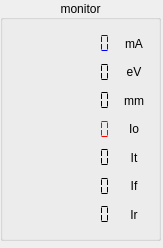
<?xml version="1.0" encoding="UTF-8"?>
<ui version="4.0">
 <class>monitorWidget</class>
 <widget class="QWidget" name="monitorWidget">
  <property name="geometry">
   <rect>
    <x>0</x>
    <y>0</y>
    <width>163</width>
    <height>248</height>
   </rect>
  </property>
  <property name="font">
   <font>
    <weight>50</weight>
    <bold>false</bold>
   </font>
  </property>
  <property name="windowTitle">
   <string>Form</string>
  </property>
  <widget class="QGroupBox" name="groupBox">
   <property name="geometry">
    <rect>
     <x>0</x>
     <y>0</y>
     <width>161</width>
     <height>241</height>
    </rect>
   </property>
   <property name="sizePolicy">
    <sizepolicy hsizetype="Fixed" vsizetype="MinimumExpanding">
     <horstretch>0</horstretch>
     <verstretch>0</verstretch>
    </sizepolicy>
   </property>
   <property name="title">
    <string>monitor</string>
   </property>
   <property name="alignment">
    <set>Qt::AlignCenter</set>
   </property>
   <property name="flat">
    <bool>false</bool>
   </property>
   <property name="checkable">
    <bool>false</bool>
   </property>
   <layout class="QHBoxLayout" name="horizontalLayout">
    <item>
     <layout class="QVBoxLayout" name="verticalLayout">
      <property name="spacing">
       <number>0</number>
      </property>
      <item>
       <layout class="QHBoxLayout" name="horizontalLayout_3">
        <property name="spacing">
         <number>1</number>
        </property>
        <item>
         <widget class="QLCDNumber" name="beamCurrent">
          <property name="enabled">
           <bool>true</bool>
          </property>
          <property name="sizePolicy">
           <sizepolicy hsizetype="Fixed" vsizetype="MinimumExpanding">
            <horstretch>0</horstretch>
            <verstretch>0</verstretch>
           </sizepolicy>
          </property>
          <property name="styleSheet">
           <string notr="true">color: rgb(0, 0, 255);</string>
          </property>
          <property name="frameShape">
           <enum>QFrame::NoFrame</enum>
          </property>
          <property name="smallDecimalPoint">
           <bool>false</bool>
          </property>
          <property name="digitCount">
           <number>10</number>
          </property>
          <property name="segmentStyle">
           <enum>QLCDNumber::Flat</enum>
          </property>
         </widget>
        </item>
        <item>
         <widget class="QLabel" name="label_6">
          <property name="sizePolicy">
           <sizepolicy hsizetype="Fixed" vsizetype="MinimumExpanding">
            <horstretch>0</horstretch>
            <verstretch>0</verstretch>
           </sizepolicy>
          </property>
          <property name="minimumSize">
           <size>
            <width>30</width>
            <height>0</height>
           </size>
          </property>
          <property name="font">
           <font>
            <weight>50</weight>
            <bold>false</bold>
           </font>
          </property>
          <property name="text">
           <string>mA</string>
          </property>
          <property name="alignment">
           <set>Qt::AlignCenter</set>
          </property>
         </widget>
        </item>
       </layout>
      </item>
      <item>
       <layout class="QHBoxLayout" name="horizontalLayout_4">
        <property name="spacing">
         <number>1</number>
        </property>
        <item>
         <widget class="QLCDNumber" name="M1Pos">
          <property name="sizePolicy">
           <sizepolicy hsizetype="Fixed" vsizetype="MinimumExpanding">
            <horstretch>0</horstretch>
            <verstretch>0</verstretch>
           </sizepolicy>
          </property>
          <property name="frameShape">
           <enum>QFrame::NoFrame</enum>
          </property>
          <property name="smallDecimalPoint">
           <bool>false</bool>
          </property>
          <property name="digitCount">
           <number>10</number>
          </property>
          <property name="segmentStyle">
           <enum>QLCDNumber::Flat</enum>
          </property>
         </widget>
        </item>
        <item>
         <widget class="QLabel" name="label_13">
          <property name="enabled">
           <bool>true</bool>
          </property>
          <property name="sizePolicy">
           <sizepolicy hsizetype="Fixed" vsizetype="MinimumExpanding">
            <horstretch>0</horstretch>
            <verstretch>0</verstretch>
           </sizepolicy>
          </property>
          <property name="minimumSize">
           <size>
            <width>30</width>
            <height>0</height>
           </size>
          </property>
          <property name="font">
           <font>
            <weight>50</weight>
            <bold>false</bold>
           </font>
          </property>
          <property name="text">
           <string>eV</string>
          </property>
          <property name="alignment">
           <set>Qt::AlignCenter</set>
          </property>
         </widget>
        </item>
       </layout>
      </item>
      <item>
       <layout class="QHBoxLayout" name="horizontalLayout_5">
        <property name="spacing">
         <number>1</number>
        </property>
        <item>
         <widget class="QLCDNumber" name="M2Pos">
          <property name="sizePolicy">
           <sizepolicy hsizetype="Fixed" vsizetype="MinimumExpanding">
            <horstretch>0</horstretch>
            <verstretch>0</verstretch>
           </sizepolicy>
          </property>
          <property name="frameShape">
           <enum>QFrame::NoFrame</enum>
          </property>
          <property name="smallDecimalPoint">
           <bool>false</bool>
          </property>
          <property name="digitCount">
           <number>10</number>
          </property>
          <property name="segmentStyle">
           <enum>QLCDNumber::Flat</enum>
          </property>
         </widget>
        </item>
        <item>
         <widget class="QLabel" name="label_12">
          <property name="sizePolicy">
           <sizepolicy hsizetype="Fixed" vsizetype="MinimumExpanding">
            <horstretch>0</horstretch>
            <verstretch>0</verstretch>
           </sizepolicy>
          </property>
          <property name="minimumSize">
           <size>
            <width>30</width>
            <height>0</height>
           </size>
          </property>
          <property name="font">
           <font>
            <weight>50</weight>
            <bold>false</bold>
           </font>
          </property>
          <property name="text">
           <string>mm</string>
          </property>
          <property name="alignment">
           <set>Qt::AlignCenter</set>
          </property>
         </widget>
        </item>
       </layout>
      </item>
      <item>
       <layout class="QHBoxLayout" name="horizontalLayout_6">
        <property name="spacing">
         <number>1</number>
        </property>
        <item>
         <widget class="QLCDNumber" name="IoCnt">
          <property name="sizePolicy">
           <sizepolicy hsizetype="Fixed" vsizetype="MinimumExpanding">
            <horstretch>0</horstretch>
            <verstretch>0</verstretch>
           </sizepolicy>
          </property>
          <property name="styleSheet">
           <string notr="true">color: rgb(255, 0, 0);</string>
          </property>
          <property name="frameShape">
           <enum>QFrame::NoFrame</enum>
          </property>
          <property name="smallDecimalPoint">
           <bool>false</bool>
          </property>
          <property name="digitCount">
           <number>10</number>
          </property>
          <property name="segmentStyle">
           <enum>QLCDNumber::Flat</enum>
          </property>
         </widget>
        </item>
        <item>
         <widget class="QLabel" name="label_7">
          <property name="sizePolicy">
           <sizepolicy hsizetype="Fixed" vsizetype="MinimumExpanding">
            <horstretch>0</horstretch>
            <verstretch>0</verstretch>
           </sizepolicy>
          </property>
          <property name="minimumSize">
           <size>
            <width>30</width>
            <height>0</height>
           </size>
          </property>
          <property name="font">
           <font>
            <weight>50</weight>
            <bold>false</bold>
           </font>
          </property>
          <property name="text">
           <string>Io</string>
          </property>
          <property name="alignment">
           <set>Qt::AlignCenter</set>
          </property>
         </widget>
        </item>
       </layout>
      </item>
      <item>
       <layout class="QHBoxLayout" name="horizontalLayout_7">
        <property name="spacing">
         <number>1</number>
        </property>
        <item>
         <widget class="QLCDNumber" name="ItCnt">
          <property name="sizePolicy">
           <sizepolicy hsizetype="Fixed" vsizetype="MinimumExpanding">
            <horstretch>0</horstretch>
            <verstretch>0</verstretch>
           </sizepolicy>
          </property>
          <property name="frameShape">
           <enum>QFrame::NoFrame</enum>
          </property>
          <property name="smallDecimalPoint">
           <bool>false</bool>
          </property>
          <property name="digitCount">
           <number>10</number>
          </property>
          <property name="segmentStyle">
           <enum>QLCDNumber::Flat</enum>
          </property>
         </widget>
        </item>
        <item>
         <widget class="QLabel" name="label_8">
          <property name="sizePolicy">
           <sizepolicy hsizetype="Fixed" vsizetype="MinimumExpanding">
            <horstretch>0</horstretch>
            <verstretch>0</verstretch>
           </sizepolicy>
          </property>
          <property name="minimumSize">
           <size>
            <width>30</width>
            <height>0</height>
           </size>
          </property>
          <property name="font">
           <font>
            <weight>50</weight>
            <bold>false</bold>
           </font>
          </property>
          <property name="text">
           <string>It</string>
          </property>
          <property name="alignment">
           <set>Qt::AlignCenter</set>
          </property>
         </widget>
        </item>
       </layout>
      </item>
      <item>
       <layout class="QHBoxLayout" name="horizontalLayout_8">
        <property name="spacing">
         <number>1</number>
        </property>
        <item>
         <widget class="QLCDNumber" name="IfCnt">
          <property name="sizePolicy">
           <sizepolicy hsizetype="Fixed" vsizetype="MinimumExpanding">
            <horstretch>0</horstretch>
            <verstretch>0</verstretch>
           </sizepolicy>
          </property>
          <property name="frameShape">
           <enum>QFrame::NoFrame</enum>
          </property>
          <property name="smallDecimalPoint">
           <bool>false</bool>
          </property>
          <property name="digitCount">
           <number>10</number>
          </property>
          <property name="segmentStyle">
           <enum>QLCDNumber::Flat</enum>
          </property>
         </widget>
        </item>
        <item>
         <widget class="QLabel" name="label_9">
          <property name="sizePolicy">
           <sizepolicy hsizetype="Fixed" vsizetype="MinimumExpanding">
            <horstretch>0</horstretch>
            <verstretch>0</verstretch>
           </sizepolicy>
          </property>
          <property name="minimumSize">
           <size>
            <width>30</width>
            <height>0</height>
           </size>
          </property>
          <property name="font">
           <font>
            <weight>50</weight>
            <bold>false</bold>
           </font>
          </property>
          <property name="text">
           <string>If</string>
          </property>
          <property name="alignment">
           <set>Qt::AlignCenter</set>
          </property>
         </widget>
        </item>
       </layout>
      </item>
      <item>
       <layout class="QHBoxLayout" name="horizontalLayout_9">
        <property name="spacing">
         <number>1</number>
        </property>
        <item>
         <widget class="QLCDNumber" name="IrCnt">
          <property name="sizePolicy">
           <sizepolicy hsizetype="Fixed" vsizetype="MinimumExpanding">
            <horstretch>0</horstretch>
            <verstretch>0</verstretch>
           </sizepolicy>
          </property>
          <property name="frameShape">
           <enum>QFrame::NoFrame</enum>
          </property>
          <property name="smallDecimalPoint">
           <bool>false</bool>
          </property>
          <property name="digitCount">
           <number>10</number>
          </property>
          <property name="segmentStyle">
           <enum>QLCDNumber::Flat</enum>
          </property>
         </widget>
        </item>
        <item>
         <widget class="QLabel" name="label_10">
          <property name="sizePolicy">
           <sizepolicy hsizetype="Fixed" vsizetype="MinimumExpanding">
            <horstretch>0</horstretch>
            <verstretch>0</verstretch>
           </sizepolicy>
          </property>
          <property name="minimumSize">
           <size>
            <width>30</width>
            <height>0</height>
           </size>
          </property>
          <property name="font">
           <font>
            <weight>50</weight>
            <bold>false</bold>
           </font>
          </property>
          <property name="text">
           <string>Ir</string>
          </property>
          <property name="alignment">
           <set>Qt::AlignCenter</set>
          </property>
         </widget>
        </item>
       </layout>
      </item>
     </layout>
    </item>
   </layout>
  </widget>
 </widget>
 <resources/>
 <connections/>
</ui>
